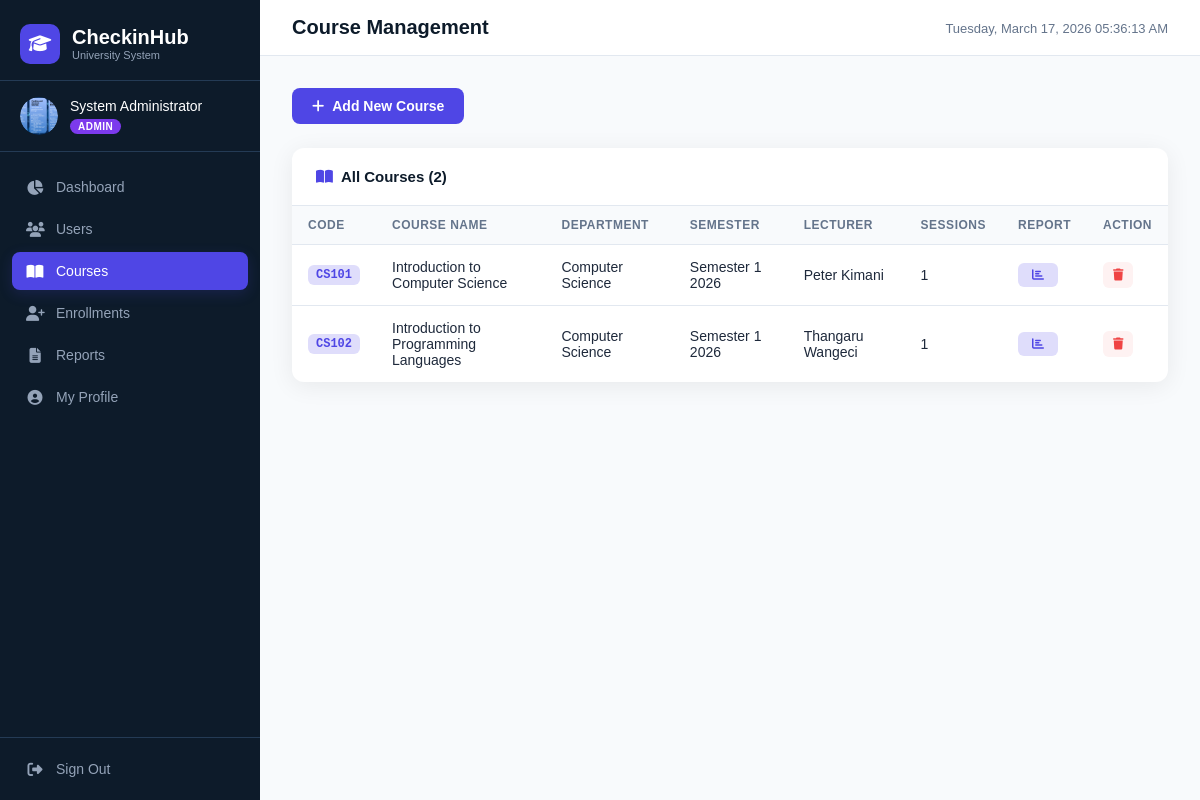
The page /admin/courses (signed in) on the database as committed earlier.
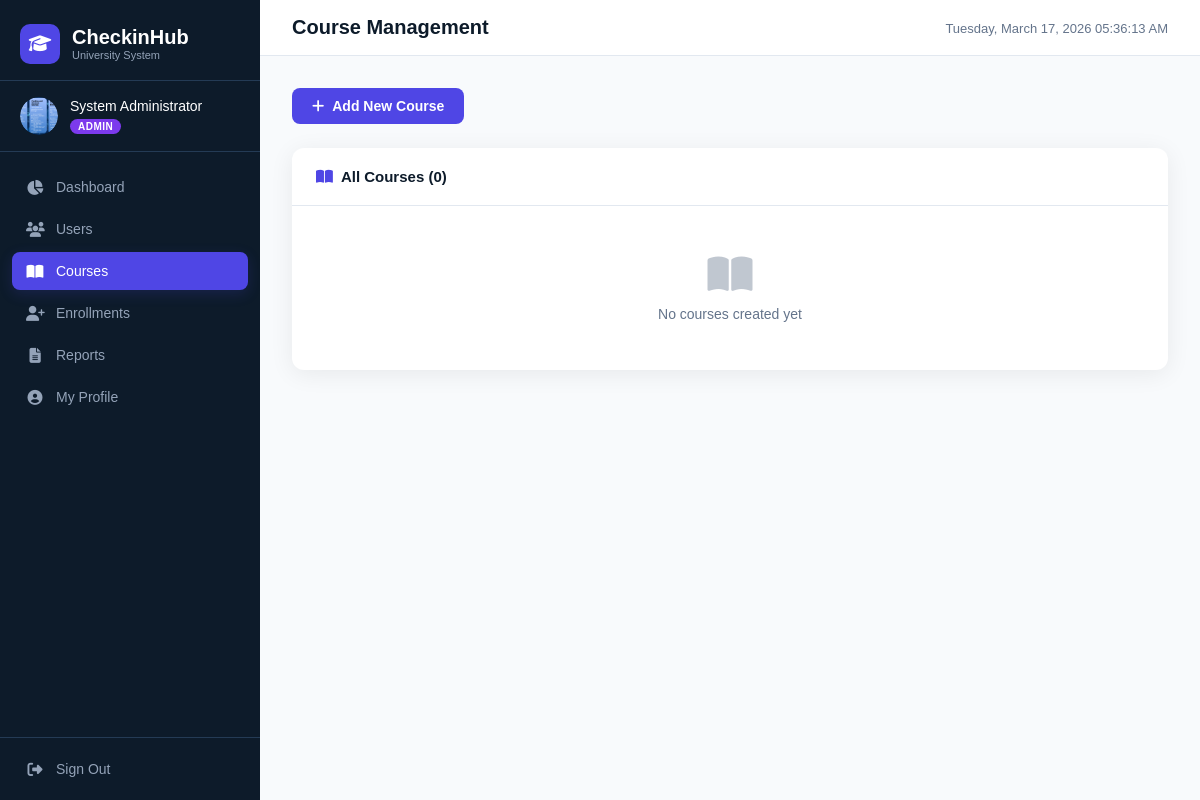
The same page on the database as committed later.
### app/models/course_model.py (models this page shows, shortened)
class Course(db.Model):
    __tablename__ = 'courses'
    id = db.Column(db.Integer, primary_key=True)
    course_code = db.Column(db.String(20), unique=True, nullable=False)
    course_name = db.Column(db.String(200), nullable=False)
    department = db.Column(db.String(100), nullable=False)
    semester = db.Column(db.String(50), nullable=False)
    lecturer_id = db.Column(db.Integer, db.ForeignKey('users.id'), nullable=True)
    created_at = db.Column(db.DateTime, default=datetime.utcnow)
    enrollments = db.relationship(
        'Enrollment',
        backref='course',
        lazy='dynamic',
        cascade='all, delete-orphan'
    )
    sessions = db.relationship(
        'AttendanceSession',
        backref='course',
        lazy='dynamic',
        cascade='all, delete-orphan'
    )
    def get_total_sessions(self):
        return self.sessions.count()

### app/models/user_model.py (models this page shows, shortened)
class User(UserMixin, db.Model):
    __tablename__ = 'users'
    id = db.Column(db.Integer, primary_key=True)
    full_name = db.Column(db.String(150), nullable=False)
    email = db.Column(db.String(150), unique=True, nullable=False)
    student_id = db.Column(db.String(50), unique=True, nullable=True)
    password_hash = db.Column(db.String(256), nullable=False)
    role = db.Column(db.String(20), nullable=False, default='student')  # admin, lecturer, student
    is_active = db.Column(db.Boolean, default=True)
    profile_picture = db.Column(db.String(300), nullable=True)
    bio = db.Column(db.String(300), nullable=True)
    phone = db.Column(db.String(30), nullable=True)
    created_at = db.Column(db.DateTime, default=datetime.utcnow)
    enrollments = db.relationship(
        'Enrollment',
        backref='student',
        lazy='dynamic',
        cascade='all, delete-orphan',
        foreign_keys='Enrollment.student_id'
    )
    attendance_records = db.relationship(
        'AttendanceRecord',
        backref='student',
        lazy='dynamic',
        cascade='all, delete-orphan'
    )
    courses_teaching = db.relationship(
        'Course',
        backref='lecturer',
        lazy='dynamic',
        foreign_keys='Course.lecturer_id'
    )

### app/routes/admin_routes.py (the view)
@admin_bp.route('/courses')
@login_required
@role_required('admin')
def courses():
    all_courses = Course.query.all()
    return render_template('admin/courses.html', courses=all_courses)

### app/models/user_model.py (called while the page is built)
@login_manager.user_loader
def load_user(user_id):
    return User.query.get(int(user_id))

### app/utils/helpers.py (called while the page is built)
def role_required(*roles):
    def decorator(f):
        @wraps(f)
        def decorated_function(*args, **kwargs):
            if not current_user.is_authenticated:
                return redirect(url_for('auth.login'))
            if current_user.role not in roles:
                flash('Access denied. Insufficient permissions.', 'danger')
                return redirect(url_for('auth.login'))
            return f(*args, **kwargs)
        return decorated_function
    return decorator

### app/templates/admin/courses.html (shortened to what this page needs)
{% extends 'base.html' %}
{% block page_title %}Course Management{% endblock %}
{% block content %}
<div class="page-actions">
  <a href="{{ url_for('admin.create_course') }}" class="btn-primary"><i class="fas fa-plus"></i> Add New Course</a>
</div>
<div class="section-card">
  <div class="section-header">
    <h3><i class="fas fa-book-open"></i> All Courses ({{ courses|length }})</h3>
  </div>
  {% if courses %}
  <table class="data-table">
    <thead>
      <tr>
        <th>Code</th>
        <th>Course Name</th>
        <th>Department</th>
        <th>Semester</th>
        <th>Lecturer</th>
        <th>Sessions</th>
        <th>Report</th>
        <th>Action</th>
      </tr>
    </thead>
    <tbody>
      {% for c in courses %}
      <tr>
        <td><span class="code-badge">{{ c.course_code }}</span></td>
        <td>{{ c.course_name }}</td>
        <td>{{ c.department }}</td>
        <td>{{ c.semester }}</td>
        <td>{{ c.lecturer.full_name if c.lecturer else '—' }}</td>
        <td>{{ c.get_total_sessions() }}</td>
        <td><a href="{{ url_for('admin.course_report', course_id=c.id) }}" class="btn-sm" title="View Report"><i
              class="fas fa-chart-bar"></i></a></td>
        <td>
          <form method="POST" action="{{ url_for('admin.delete_course', course_id=c.id) }}"
            onsubmit="return confirm('Delete course?')"><button type="submit" class="btn-danger-sm"><i
                class="fas fa-trash"></i></button></form>
        </td>
      </tr>
      {% endfor %}
    </tbody>
  </table>
  {% else %}<div class="empty-state"><i class="fas fa-book-open"></i>
    <p>No courses created yet</p>
  </div>{% endif %}
</div>
{% endblock %}

Rows that differ between the two databases and show on the page:
removed Course: course_code "CS101", course_name "Introduction to Computer Science", department "Computer Science", semester "Semester 1 2026", lecturer "Peter Kimani", get_total_sessions "1"
removed Course: course_code "CS102", course_name "Introduction to Programming Languages", department "Computer Science", semester "Semester 1 2026", lecturer "Thangaru Wangeci", get_total_sessions "1"
Other text that changed with them:
{{ courses|length }}: "2" → "0"
text no longer shown: "CODE COURSE NAME DEPARTMENT SEMESTER LECTURER SESSIONS REPORT ACTION"
text now shown: "No courses created yet"
